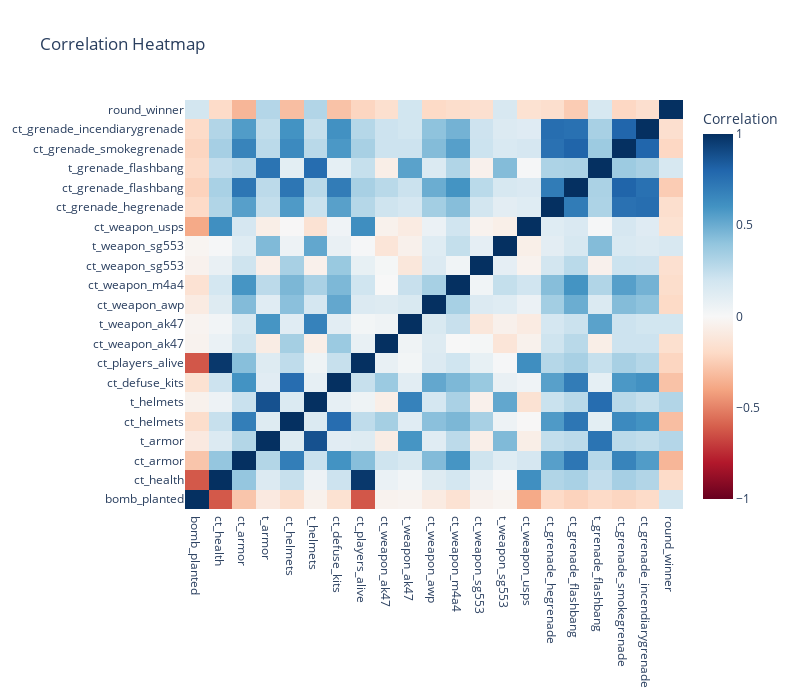

The cell this chart's notebook holds for it:
### Code cell
import plotly.graph_objs as go
import numpy as np

corr = df_selected.corr(numeric_only=True)

heatmap = go.Heatmap(
    z=corr.values,
    x=corr.columns,
    y=corr.columns,
    colorscale="RdBu",
    zmin=-1, zmax=1,
    colorbar=dict(title="Correlation")
)

fig = go.Figure(data=[heatmap])
fig.update_layout(title="Correlation Heatmap", width=800, height=700)
fig.show()

### Figure 1 — Plotly figure (JSON) as saved in the notebook; plotly's stock layout.template omitted (floating-point values rounded to 4 significant figures; data arrays with more than 128 entries replaced by an {"elided": "..."} marker saying what was removed)
{"data": [{"colorbar": {"title": {"text": "Correlation"}}, "colorscale": [[0, "rgb(103,0,31)"], [0.1, "rgb(178,24,43)"], [0.2, "rgb(214,96,77)"], [0.3, "rgb(244,165,130)"], [0.4, "rgb(253,219,199)"], [0.5, "rgb(247,247,247)"], [0.6, "rgb(209,229,240)"], [0.7, "rgb(146,197,222)"], [0.8, "rgb(67,147,195)"], [0.9, "rgb(33,102,172)"], [1, "rgb(5,48,97)"]], "type": "heatmap", "x": ["bomb_planted", "ct_health", "ct_armor", "t_armor", "ct_helmets", "t_helmets", "ct_defuse_kits", "ct_players_alive", "ct_weapon_ak47", "t_weapon_ak47", "ct_weapon_awp", "ct_weapon_m4a4", "ct_weapon_sg553", "t_weapon_sg553", "ct_weapon_usps", "ct_grenade_hegrenade", "ct_grenade_flashbang", "t_grenade_flashbang", "ct_grenade_smokegrenade", "ct_grenade_incendiarygrenade", "round_winner", "round_winner"], "y": ["bomb_planted", "ct_health", "ct_armor", "t_armor", "ct_helmets", "t_helmets", "ct_defuse_kits", "ct_players_alive", "ct_weapon_ak47", "t_weapon_ak47", "ct_weapon_awp", "ct_weapon_m4a4", "ct_weapon_sg553", "t_weapon_sg553", "ct_weapon_usps", "ct_grenade_hegrenade", "ct_grenade_flashbang", "t_grenade_flashbang", "ct_grenade_smokegrenade", "ct_grenade_incendiarygrenade", "round_winner", "round_winner"], "z": {"elided": "22x22 float values"}, "zmax": 1, "zmin": -1}], "layout": {"height": 700, "title": {"text": "Correlation Heatmap"}, "width": 800}}
